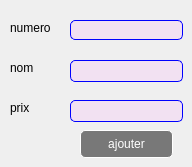
      <widget class="QWidget" name="tab_30">
       <attribute name="title">
        <string>ajouter</string>
       </attribute>
       <widget class="QPushButton" name="pushButton_32">
        <property name="geometry">
         <rect>
          <x>80</x>
          <y>130</y>
          <width>93</width>
          <height>28</height>
         </rect>
        </property>
        <property name="styleSheet">
         <string notr="true">QPushButton{

background-color:rgba(0,0,0,50%);

color:white;

border:1 solid white;

border-radius: 5px;

}</string>
        </property>
        <property name="text">
         <string>ajouter</string>
        </property>
       </widget>
       <widget class="QLineEdit" name="lineEdit_44">
        <property name="geometry">
         <rect>
          <x>70</x>
          <y>100</y>
          <width>113</width>
          <height>22</height>
         </rect>
        </property>
        <property name="styleSheet">
         <string notr="true">QLineEdit{
background-color:rgba(255,170,255,20%);
border:1 solid blue;
border-radius:5px;
color:black;
}</string>
        </property>
       </widget>
       <widget class="QLabel" name="label_44">
        <property name="geometry">
         <rect>
          <x>10</x>
          <y>20</y>
          <width>71</width>
          <height>16</height>
         </rect>
        </property>
        <property name="text">
         <string>numero</string>
        </property>
       </widget>
       <widget class="QLineEdit" name="line_id_3">
        <property name="geometry">
         <rect>
          <x>70</x>
          <y>20</y>
          <width>113</width>
          <height>20</height>
         </rect>
        </property>
        <property name="styleSheet">
         <string notr="true">QLineEdit{
background-color:rgba(255,170,255,20%);
border:1 solid blue;
border-radius:5px;
color:black;
}</string>
        </property>
       </widget>
       <widget class="QLabel" name="label_45">
        <property name="geometry">
         <rect>
          <x>10</x>
          <y>60</y>
          <width>81</width>
          <height>16</height>
         </rect>
        </property>
        <property name="text">
         <string>nom</string>
        </property>
       </widget>
       <widget class="QLineEdit" name="lineEdit_38">
        <property name="geometry">
         <rect>
          <x>70</x>
          <y>60</y>
          <width>113</width>
          <height>22</height>
         </rect>
        </property>
        <property name="styleSheet">
         <string notr="true">QLineEdit{
background-color:rgba(255,170,255,20%);
border:1 solid blue;
border-radius:5px;
color:black;
}</string>
        </property>
       </widget>
       <widget class="QLabel" name="label_46">
        <property name="geometry">
         <rect>
          <x>10</x>
          <y>100</y>
          <width>91</width>
          <height>16</height>
         </rect>
        </property>
        <property name="text">
         <string>prix</string>
        </property>
       </widget>
      </widget>
